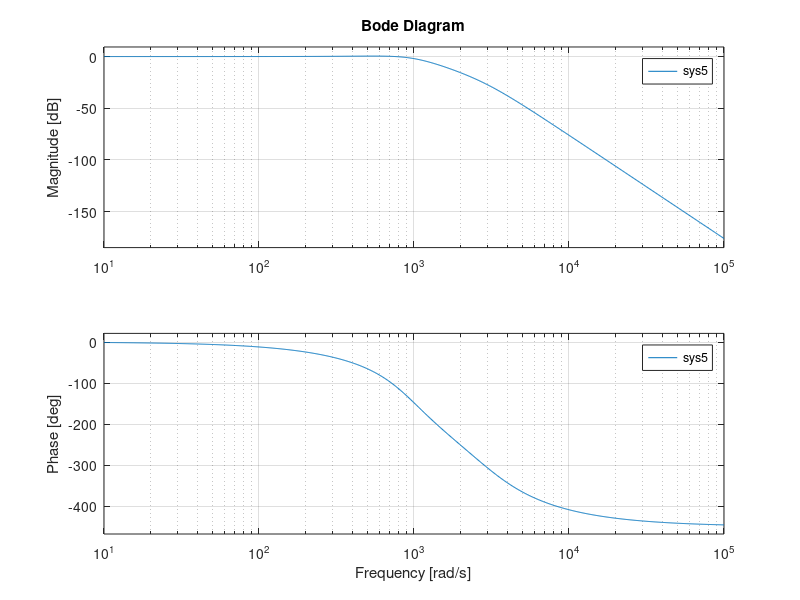

Write the MATLAB code that produced this figure.
%Segundo Orden 1
Mp1=2.26;
zi1=sqrt(((-log(Mp1/2-1)/pi)^2)/(1+(-log(Mp1/2-1)/pi)^2));
Tp1=3.86e-3;
wn1=pi/(Tp1*(sqrt(1-zi1^2)));
sys1=tf(wn1^2,[1 2*wn1*zi1 wn1^2])
Mp2=2.1;
zi2=sqrt(((-log(Mp2/2-1)/pi)^2)/(1+(-log(Mp2/2-1)/pi)^2));
Tp2=1.5e-3;
wn2=pi/(Tp2*(sqrt(1-zi2^2)));
sys2=tf(wn2^2,[1 2*wn2*zi2 wn2^2])
sys3=tf(1,[1/2000 1]);
sys5=sys1*sys2*sys3
bode(sys5);
